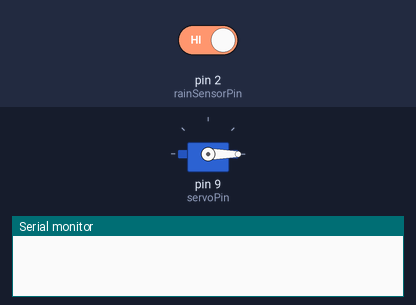
Simulated run of this sketch. Board: Arduino Uno, built with avr-gcc and run on an emulated ATmega328P. On the bench: servo, the last lines printed to the serial monitor. Inputs (shaded band) come from the test bench; at power-on: pin 2 (rainSensorPin) HIGH.

Above: at 1.8 s.
1.9 s: pin 2 (rainSensorPin) driven LOW
At 2.4 s:
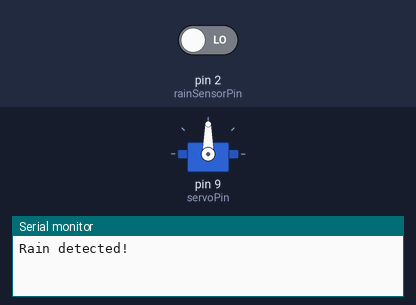
3.5 s: pin 2 (rainSensorPin) driven HIGH
At 4.7 s:
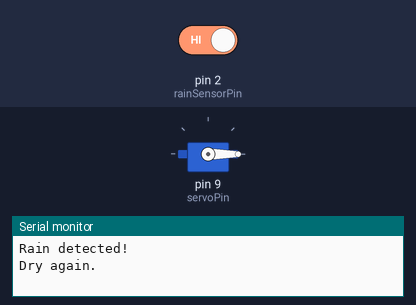
Timing chart, 0 to 6.5 s (numbered marks = the images above; inputs shaded):
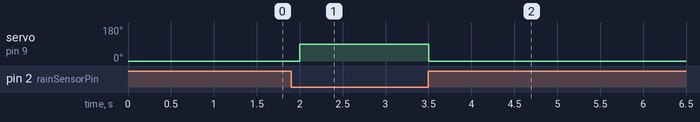

The sketch:

Rain_Detection.ino
```cpp
#include <Servo.h>

Servo clothServo;

const int rainSensorPin = 2;   // Digital pin connected to rain sensor DO
const int servoPin = 9;        // Servo signal pin

bool isRaining = false;

void setup() {
  pinMode(rainSensorPin, INPUT);
  clothServo.attach(servoPin);
  clothServo.write(0);  // Initial servo position
  Serial.begin(9600);
}

void loop() {
  int rainState = digitalRead(rainSensorPin);

  if (rainState == LOW) {  // Rain detected
    if (!isRaining) {
      Serial.println("Rain detected!");
      clothServo.write(90);       // Rotate servo (adjust angle if needed)
      isRaining = true;
    }
  } else {
    if (isRaining) {
      Serial.println("Dry again.");
      clothServo.write(0);         // Return to original position
      isRaining = false;
    }
  }

  delay(500);  // Delay for stability
}
```

Measured:
- after the input at 1.9 s, servo on pin 9 (servoPin): 0° → 90° after 0.10 s
- after the input at 3.5 s, servo on pin 9 (servoPin): 90° → 0° at once
